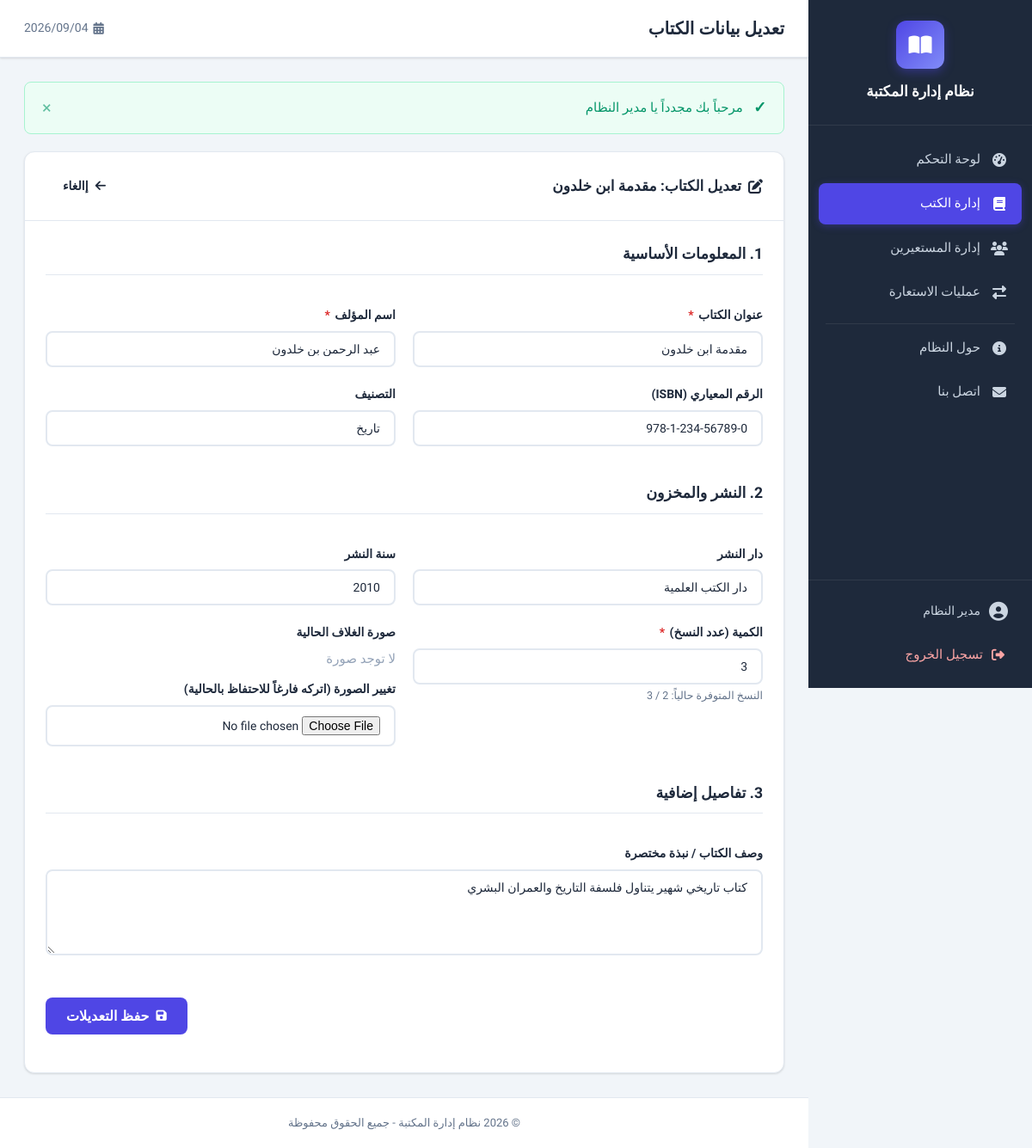
The app's page /books/edit.php?id=1 (signed in) with its own data.
### tables this page shows
CREATE TABLE books (
    id INT AUTO_INCREMENT PRIMARY KEY,                           
    title VARCHAR(255) NOT NULL,                                 
    author VARCHAR(150) NOT NULL,                                
    isbn VARCHAR(100) UNIQUE,                                    
    publisher VARCHAR(150),                                      
    publish_year YEAR,                                           
    category VARCHAR(100),                                       
    quantity INT DEFAULT 1,                                      
    available_quantity INT DEFAULT 1,                             
    description TEXT,                                            
    cover_image VARCHAR(255),                                    
    created_at TIMESTAMP DEFAULT CURRENT_TIMESTAMP               
);

### books/edit.php (the view, shortened to what this page needs)
<?php
require_once __DIR__ . '/../config.php';
$id = (int)($_GET['id'] ?? 0);
try {
    $stmt = $pdo->prepare("SELECT * FROM books WHERE id = ?");
    $stmt->execute([$id]);
    $book = $stmt->fetch();
} catch (PDOException $e) {
    die("خطأ في جلب البيانات: " . $e->getMessage());
}
require_once __DIR__ . '/../includes/header.php';
?>
<div class="card">
    <div class="card-header">
        <h2><i class="fas fa-edit"></i> تعديل الكتاب: <?= htmlspecialchars($book['title']) ?></h2>
        <a href="<?= BASE_URL ?>/books/index.php" class="btn btn-secondary">
            <i class="fas fa-arrow-left"></i> إالغاء
        </a>
    </div>
    <div class="card-body">
        <form action="" method="POST" enctype="multipart/form-data">
            <div class="form-grid">
                <div class="form-group full-width">
                    <h3 style="margin-bottom:15px; border-bottom:1px solid var(--border-color); padding-bottom:8px;">1. المعلومات الأساسية</h3>
                </div>
                <div class="form-group">
                    <label for="title">عنوان الكتاب <span class="required">*</span></label>
                    <input type="text" id="title" name="title" class="form-control" required value="<?= htmlspecialchars($_POST['title'] ?? $book['title']) ?>">
                </div>
                <div class="form-group">
                    <label for="author">اسم المؤلف <span class="required">*</span></label>
                    <input type="text" id="author" name="author" class="form-control" required value="<?= htmlspecialchars($_POST['author'] ?? $book['author']) ?>">
                </div>
                <div class="form-group">
                    <label for="isbn">الرقم المعياري (ISBN)</label>
                    <input type="text" id="isbn" name="isbn" class="form-control" value="<?= htmlspecialchars($_POST['isbn'] ?? $book['isbn']) ?>">
                </div>
                <div class="form-group">
                    <label for="category">التصنيف</label>
                    <input type="text" id="category" name="category" class="form-control" value="<?= htmlspecialchars($_POST['category'] ?? $book['category']) ?>">
                </div>
                <div class="form-group full-width" style="margin-top:20px;">
                    <h3 style="margin-bottom:15px; border-bottom:1px solid var(--border-color); padding-bottom:8px;">2. النشر والمخزون</h3>
                </div>
                <div class="form-group">
                    <label for="publisher">دار النشر</label>
                    <input type="text" id="publisher" name="publisher" class="form-control" value="<?= htmlspecialchars($_POST['publisher'] ?? $book['publisher']) ?>">
                </div>
                <div class="form-group">
                    <label for="publish_year">سنة النشر</label>
                    <input type="number" id="publish_year" name="publish_year" class="form-control" min="1000" max="<?= date('Y') ?>" value="<?= htmlspecialchars($_POST['publish_year'] ?? $book['publish_year']) ?>">
                </div>
                <div class="form-group">
                    <label for="quantity">الكمية (عدد النسخ) <span class="required">*</span></label>
                    <input type="number" id="quantity" name="quantity" class="form-control" required min="1" value="<?= htmlspecialchars($_POST['quantity'] ?? $book['quantity']) ?>">
                    <small style="color:var(--text-secondary)">النسخ المتوفرة حالياً: <?= $book['available_quantity'] ?> / <?= $book['quantity'] ?></small>
                </div>
                <div class="form-group">
                    <label>صورة الغلاف الحالية</label>
                    <div style="margin-bottom: 10px;">
                    <?php if (!empty($book['cover_image']) && file_exists(__DIR__ . '/../' . $book['cover_image'])): ?>
                        <img src="<?= BASE_URL ?>/<?= $book['cover_image'] ?>" alt="Cover" style="height: 100px; border-radius: 4px; box-shadow: var(--shadow);">
                    <?php else: ?>
                        <span style="color:var(--text-light)">لا توجد صورة</span>
                    <?php endif; ?>
                    </div>
                    <label for="cover_image">تغيير الصورة (اتركه فارغاً للاحتفاظ بالحالية)</label>
                    <input type="file" id="cover_image" name="cover_image" class="form-control" accept="image/png, image/jpeg, image/webp">
                </div>
                <div class="form-group full-width" style="margin-top:20px;">
                    <h3 style="margin-bottom:15px; border-bottom:1px solid var(--border-color); padding-bottom:8px;">3. تفاصيل إضافية</h3>
                </div>
                <div class="form-group full-width">
                    <label for="description">وصف الكتاب / نبذة مختصرة</label>
                    <textarea id="description" name="description" class="form-control" rows="4"><?= htmlspecialchars($_POST['description'] ?? $book['description']) ?></textarea>
                </div>
            </div>
            <div class="form-group full-width" style="margin-top: 20px; text-align: left;">
                <button type="submit" class="btn btn-primary" style="font-size: 16px; padding: 12px 24px;">
                    <i class="fas fa-save"></i> حفظ التعديلات
                </button>
            </div>
        </form>
    </div>
</div>
<?php require_once __DIR__ . '/../includes/footer.php'; ?>

### assets/css/style.css (style rules this page uses)
:root { --primary: #4f46e5; --primary-light: #818cf8; --primary-dark: #3730a3; --primary-bg: #eef2ff; --success: #059669; --success-bg: #ecfdf5; --warning: #d97706; --warning-bg: #fffbeb; --danger: #dc2626; --danger-bg: #fef2f2; --info: #0891b2; --info-bg: #ecfeff; --text-primary: #1e293b; --text-secondary: #64748b; --text-light: #94a3b8; --bg-body: #f1f5f9; --bg-white: #ffffff; --border-color: #e2e8f0; --shadow: 0 1px 3px rgba(0, 0, 0, 0.08), 0 1px 2px rgba(0, 0, 0, 0.06); --shadow-md: 0 4px 6px -1px rgba(0, 0, 0, 0.1), 0 2px 4px -1px rgba(0, 0, 0, 0.06); --shadow-lg: 0 10px 15px -3px rgba(0, 0, 0, 0.1), 0 4px 6px -2px rgba(0, 0, 0, 0.05); --sidebar-width: 260px; --sidebar-bg: #1e293b; --sidebar-text: #cbd5e1; --sidebar-hover: #334155; --sidebar-active: var(--primary); --radius: 12px; --radius-sm: 8px; --radius-lg: 16px; --transition: all 0.3s cubic-bezier(0.4, 0, 0.2, 1); }
*, *::before, *::after { margin: 0; padding: 0; box-sizing: border-box; }
html { scroll-behavior: smooth; }
body { font-family: 'Tajawal', sans-serif; font-size: 15px; line-height: 1.7; color: var(--text-primary); background-color: var(--bg-body); direction: rtl; min-height: 100vh; }
a { text-decoration: none; color: inherit; transition: var(--transition); }
button, input, select, textarea { font-family: inherit; font-size: inherit; }
.card { background: var(--bg-white); border-radius: var(--radius); box-shadow: var(--shadow); border: 1px solid var(--border-color); overflow: hidden; }
.card-header { display: flex; align-items: center; justify-content: space-between; padding: 18px 24px; border-bottom: 1px solid var(--border-color); }
.card-header h2 { font-size: 17px; font-weight: 700; display: flex; align-items: center; gap: 8px; }
.card-body { padding: 24px; }
.btn { display: inline-flex; align-items: center; gap: 8px; padding: 10px 20px; border: none; border-radius: var(--radius-sm); font-weight: 600; font-size: 14px; cursor: pointer; transition: var(--transition); white-space: nowrap; }
.btn i { font-size: 14px; }
.btn-primary { background: var(--primary); color: #fff; }
.form-group { margin-bottom: 20px; }
.form-group label { display: block; margin-bottom: 6px; font-weight: 600; color: var(--text-primary); font-size: 14px; }
.form-group label .required { color: var(--danger); margin-right: 2px; }
.form-control { width: 100%; padding: 11px 16px; border: 2px solid var(--border-color); border-radius: var(--radius-sm); font-size: 14px; color: var(--text-primary); background: var(--bg-white); transition: var(--transition); outline: none; }
.form-control::placeholder { color: var(--text-light); }
textarea.form-control { resize: vertical; min-height: 100px; }
.form-grid { display: grid; grid-template-columns: repeat(2, 1fr); gap: 0 20px; }
.form-grid .form-group.full-width { grid-column: 1 / -1; }

### records on screen
books: title "مقدمة ابن خلدون", author "عبد الرحمن بن خلدون", isbn "978-1-234-56789-0", category "تاريخ", publisher "دار الكتب العلمية", publish_year "2010", quantity "3", description "كتاب تاريخي شهير يتناول فلسفة التاريخ والعمران البشري"

### other values on screen
SITE_NAME "نظام إدارة المكتبة"
$_SESSION['full_name'] "مدير النظام"
$pageTitle "تعديل بيانات الكتاب"
$_SESSION['success'] "مرحباً بك مجدداً يا مدير النظام"
